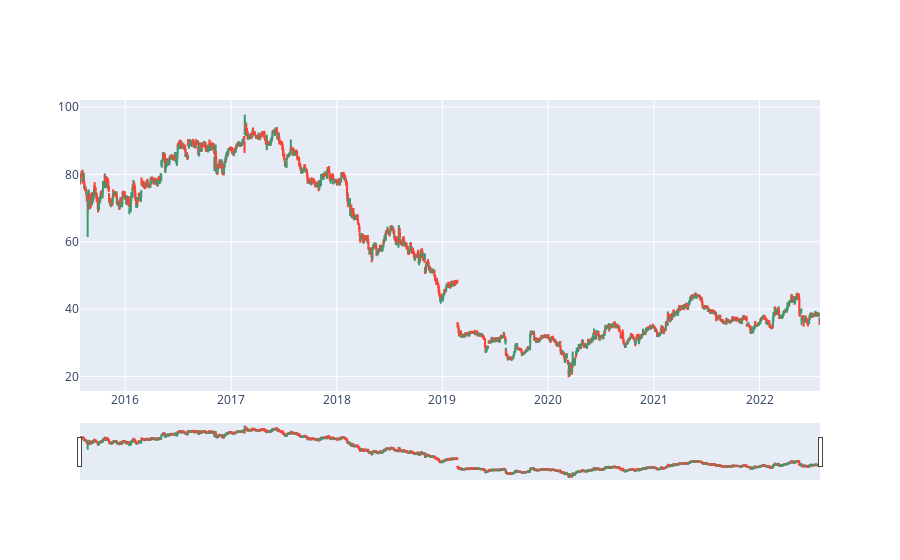

Notebook code cell kept with this figure:
### Code cell
KHC_candle

### Figure 1 — Plotly figure (JSON) as saved in the notebook; plotly's stock layout.template omitted (floating-point values rounded to 4 significant figures; data arrays with more than 128 entries replaced by an {"elided": "..."} marker saying what was removed)
{"data": [{"close": {"elided": "1763 float values"}, "high": {"elided": "1763 float values"}, "low": {"elided": "1763 float values"}, "open": {"elided": "1763 float values"}, "type": "candlestick", "x": {"elided": "1763 str values"}}], "layout": {}}
